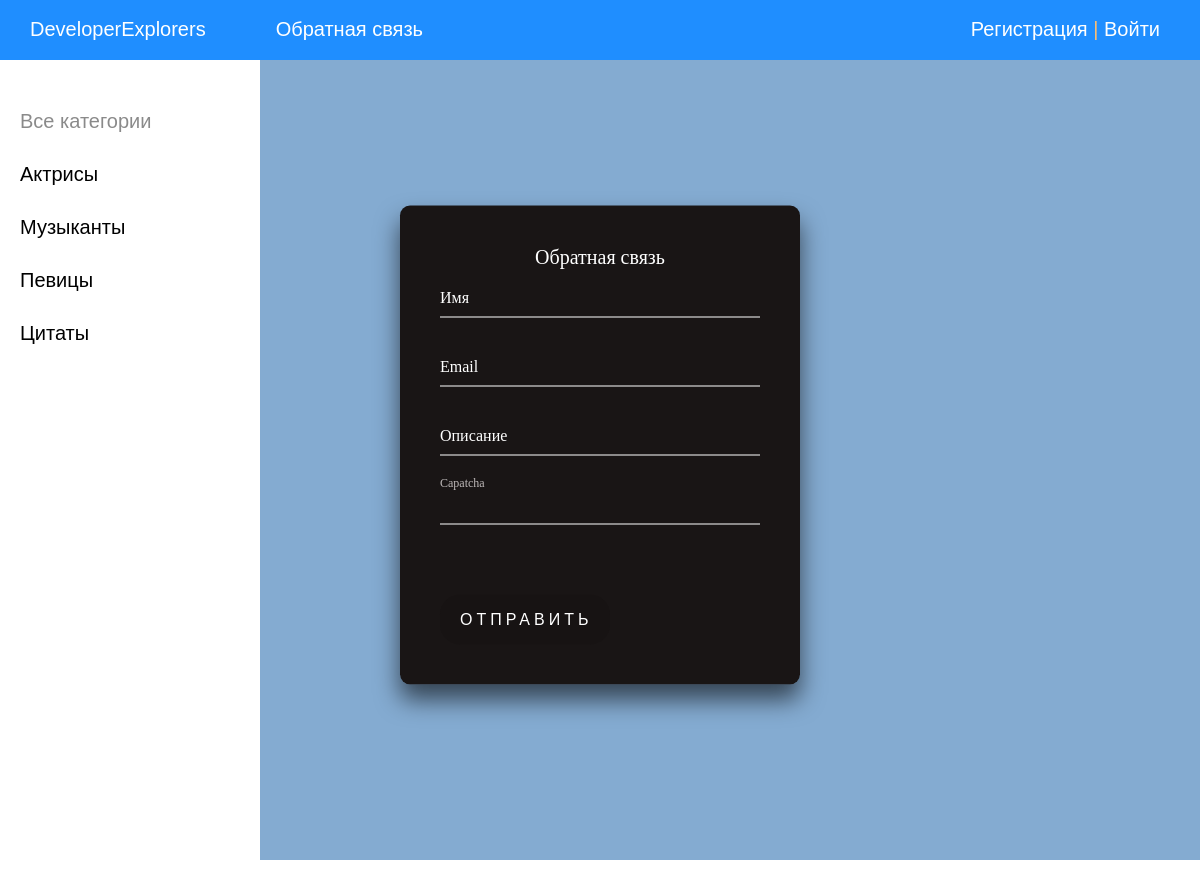
Page /contact/ on the committed database.
### women/models.py (models this page shows, shortened)
class Category(models.Model):
    name = models.CharField(max_length=100, db_index=True, verbose_name="Категория")
    slug = models.SlugField(max_length=255, unique=True, db_index=True, verbose_name="URL")
    def get_absolute_url(self):
        return reverse('category', kwargs={'cat_slug': self.slug})
    class Meta:
        verbose_name = 'Категория'
        verbose_name_plural = 'Категории'
        ordering = ['id']

### women/views.py (the view, shortened to what this page needs)
# urls.py: path('contact/', ContactFormView.as_view(), name='contact'),
class ContactFormView(DataMixin, FormView):
    form_class = ContactForm
    template_name = 'women/contact.html'
    success_url = reverse_lazy('home')
    def get_context_data(self, *, object_list=None, **kwargs):
        context = super().get_context_data(**kwargs)
        c_def = self.get_user_context(title="Обратная связь")
        return dict(list(context.items()) + list(c_def.items()))

### women/forms.py
class ContactForm(forms.Form):
    name = forms.CharField(label='Имя', max_length=255)
    email = forms.EmailField(label='Email', )
    content = forms.CharField(label='Описание ', max_length=1000)
    capatcha = CaptchaField()

### women/utils.py (called while the page is built)
    def get_user_context(self, **kwargs):
        context = kwargs
        cats = Category.objects.annotate(Count('women'))
        user_menu = menu.copy()
        if not self.request.user.is_authenticated:
            user_menu.pop(1)
        context['menu'] = user_menu
        context['cats'] = cats
        if 'cat_selected' not in context:
            context['cat_selected'] = 0
        return context

### women/templates/women/contact.html (shortened to what this page needs)
{% extends 'women/base.html' %}
{% load static %}
{% block head %}
    <link type="text/css" href="{% static 'women/css/reg_auth.css' %}" rel="stylesheet"/>
{% endblock %}
{% block content %}
    <div class="login-box">
        <center>
            Обратная связь
        </center>
        <form method="post">
            {% for f in form %}
                <div class="user-box">
                    {{ f }}
                    <label>{{ f.label }}</label>
                </div>
            {% endfor %}
            <button type="submit">
                Отправить
            </button>
        </form>
    </div>
{% endblock content %}

### women/templates/women/base.html (shortened to what this page needs)
{% load static %}
{% load women_tags %}
<!DOCTYPE html>
<html>
<head>
    <link type="text/css" href="{% static 'women/css/styles.css' %}" rel="stylesheet"/>
    {% block head %}
    {% endblock head %}
</head>
<body>
<table class="table-page" border=0 cellpadding="0" cellspacing="0">
    <tr>
        <td valign=top>
            {% block mainmenu %}
                <div class="header">
                    <ul id="mainmenu" class="mainmenu">
                        <li>
                            <a href="{% url 'home' %}">
                                DeveloperExplorers
                            </a>
                        </li>
                        {% for m in menu %}
                            {% if m.title != "О сайте" %}
                                <li><a href="{% url m.url_name %}">{{ m.title }}</a></li>
                            {% endif %}
                        {% endfor %}
                        {% if request.user.is_authenticated %}
                            <li class="last"> {{ user.username }} | <a href="{% url 'logout' %}">Выйти</a></li>
                            {% if user.is_superuser %}
                                <li class="last">
                                    <a href="/admin">Админ-панель</a>
                                </li>
                            {% endif %}
                        {% else %}
                            <li class="last"><a href="{% url 'register' %}" class="subject-resolve">Регистрация</a> | <a
                                    href="{% url 'login' %}">Войти</a></li>
                        {% endif %}
                    </ul>
                </div>
            {% endblock mainmenu %}
            <table class="table-content" border=0 cellpadding="0" cellspacing="0">
                <tr>
                    <td valign="top" class="left-chapters">
                        <ul id="leftchapters">
                            {% if cat_selected == 0 %}
                                <li class="selected">Все категории</li>
                            {% else %}
                                <li><a href="{% url 'home' %}">Все категории</a></li>
                            {% endif %}
                            {% for c in cats %}
                                {% if c.women__count > 0 %}
                                    {% if c.pk == cat_selected %}
                                        <li class="selected">{{ c.name }}</li>
                                    {% else %}
                                        <li><a href="{{ c.get_absolute_url }}">{{ c.name }}</a></li>
                                    {% endif %}
                                {% endif %}
                            {% endfor %}
                        </ul>
                    </td>
                    <td valign="top" class="content">
                        <div class="content-text">
                            {% block content %}
                            {% endblock %}
                        </div>
                    </td>
                </tr>
            </table>
        </td>
    </tr>
</table>
</body>
</html>

### women/static/women/css/styles.css (style rules this page uses)
html, body { font-family: 'Arial'; margin: 0; padding: 0; height: 100%; width: 100%; color: #ff8686; }
a { color: #ffffff; text-decoration: none; }
.table-page { width: 100%; height: 100%; vertical-align: top; }
.table-page tr { height: 100%; }
.header { background: #1f8eff !important; height: 60px; }
ul.mainmenu { list-style: none; margin: 0; padding: 0; height: 60px; color: #fdc073; font-size: 20px; overflow: hidden; }
ul.mainmenu li { float: left; margin: 18px 40px 0 30px; }
ul.mainmenu li.last { float: right; }
ul.mainmenu li a { color: #ffffff; text-decoration: none; }
.table-content { width: 100%; min-height: 100%; height: 100%; }
.left-chapters { margin: 0; background: #eee; border-right: 1px; min-height: 100%; background: #ffffff; }
.left-chapters ul { width: 230px; min-height: 100%; margin: 0; padding: 20px 10px 10px 20px; list-style: none; font-size: 20px; }
.left-chapters ul li { margin: 30px 0 0 0; color: #999; }
.left-chapters ul li.selected { color: rgba(0, 0, 0, 0.46); }
.left-chapters ul li a { color: black; text-decoration: none; }
.content { padding: 40px 20px 20px 40px; width: 100%; box-sizing: border-box; background: #84abd1 !important; }
.content-text { margin: 60px 0 0 30px; color: #ffffff; font-size: 20px; font-family: none, serif; }

### women/static/women/css/reg_auth.css (style rules this page uses)
.login-box { position: absolute; top: 50%; left: 50%; width: 400px; padding: 40px; transform: translate(-50%, -50%); background: rgba(24, 20, 20, 0.987); box-sizing: border-box; box-shadow: 0 15px 25px rgba(0, 0, 0, .6); border-radius: 10px; }
.login-box .user-box { position: relative; }
.login-box .user-box input { width: 100%; padding: 10px 0; font-size: 16px; color: #fff; margin-bottom: 30px; border: none; border-bottom: 1px solid #fff; outline: none; background: transparent; }
.login-box .user-box label { position: absolute; top: 0; left: 0; padding: 10px 0; font-size: 16px; color: #fff; pointer-events: none; transition: .5s; }
.login-box .user-box input:focus ~ label, .login-box .user-box input:valid ~ label { top: -20px; left: 0; color: #bdb8b8; font-size: 12px; }
.login-box form button { border:none; height: 50px; width: 170px; border-radius: 20px; position: relative; display: inline-block; padding: 10px 20px; color: #ffffff; font-size: 16px; text-decoration: none; text-transform: uppercase; overflow: hidden; transition: .5s; margin-top: 40px; letter-spacing: 4px; background: rgba(24, 20, 20, 0.987) }

### rows in the picture
Category: name "Актрисы"
Category: name "Музыканты"
Category: name "Певицы"
Category: name "Цитаты"

### other values in the picture
{{ m.title }} "Обратная связь"
{{ f.label }} "Имя" "Email" "Описание" "Capatcha"
